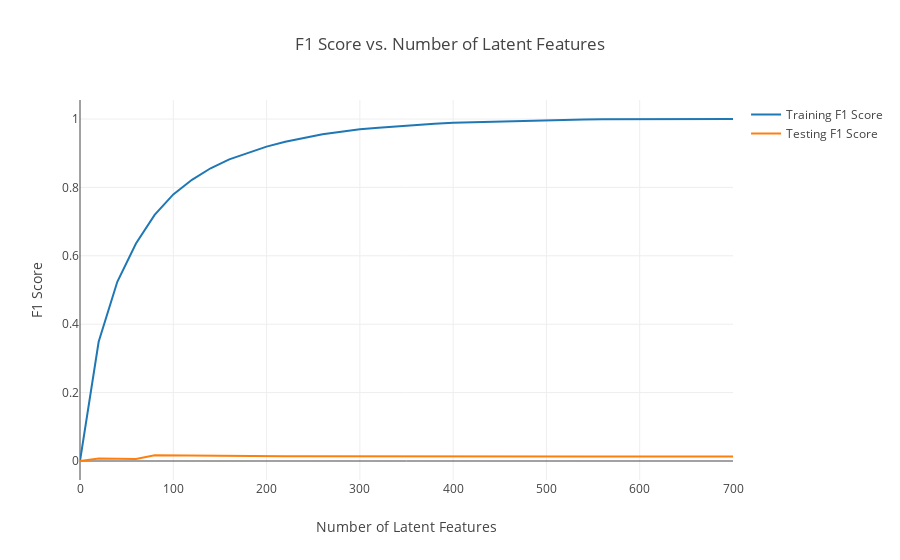

Notebook source saved alongside this figure:
### Code cell
trace0 = go.Scatter(
    x = num_latent_feats,
    y = f1_train,
    mode = 'lines',
    name = 'Training F1 Score'
)

trace1 = go.Scatter(
    x=num_latent_feats,
    y= f1_test,
    mode = 'lines',
    name = 'Testing F1 Score'
)

layout = go.Layout(title='F1 Score vs. Number of Latent Features',
                   xaxis=dict(title='Number of Latent Features'),
                   yaxis=dict(title='F1 Score')
                  )

fig = go.Figure(data=go.Data([trace0,trace1]),layout=layout)
iplot(fig)

### Figure 1 — Plotly figure (JSON) as saved in the notebook; plotly's stock layout.template omitted (floating-point values rounded to 4 significant figures)
{"data": [{"mode": "lines", "name": "Training F1 Score", "type": "scatter", "uid": "dc8b7971-fbb7-4a83-9506-687c4800db7c", "x": [0, 20, 40, 60, 80, 100, 120, 140, 160, 180, 200, 220, 240, 260, 280, 300, 320, 340, 360, 380, 400, 420, 440, 460, 480, 500, 520, 540, 560, 580, 600, 620, 640, 660, 680, 700], "y": [0, 0.3488, 0.524, 0.636, 0.7198, 0.7794, 0.8222, 0.8559, 0.8819, 0.9015, 0.9192, 0.9333, 0.9453, 0.9553, 0.9629, 0.9697, 0.9742, 0.9788, 0.9817, 0.9861, 0.9891, 0.9906, 0.9925, 0.9941, 0.9954, 0.9965, 0.9974, 0.9983, 0.999, 0.9993, 0.9996, 0.9997, 0.9999, 1, 1, 1]}, {"mode": "lines", "name": "Testing F1 Score", "type": "scatter", "uid": "a767fbbc-bc9e-41e2-b0ef-5315290584f9", "x": [0, 20, 40, 60, 80, 100, 120, 140, 160, 180, 200, 220, 240, 260, 280, 300, 320, 340, 360, 380, 400, 420, 440, 460, 480, 500, 520, 540, 560, 580, 600, 620, 640, 660, 680, 700], "y": [0, 0.006993, 0.006289, 0.005952, 0.01662, 0.01596, 0.01515, 0.01481, 0.01453, 0.01418, 0.01389, 0.01361, 0.01357, 0.01339, 0.01325, 0.0131, 0.0131, 0.01307, 0.01304, 0.01302, 0.01299, 0.01299, 0.01299, 0.01299, 0.01299, 0.01299, 0.01299, 0.01299, 0.01299, 0.01299, 0.01299, 0.01299, 0.01299, 0.01299, 0.01299, 0.01299]}], "layout": {"title": {"text": "F1 Score vs. Number of Latent Features"}, "xaxis": {"title": {"text": "Number of Latent Features"}}, "yaxis": {"title": {"text": "F1 Score"}}}}
